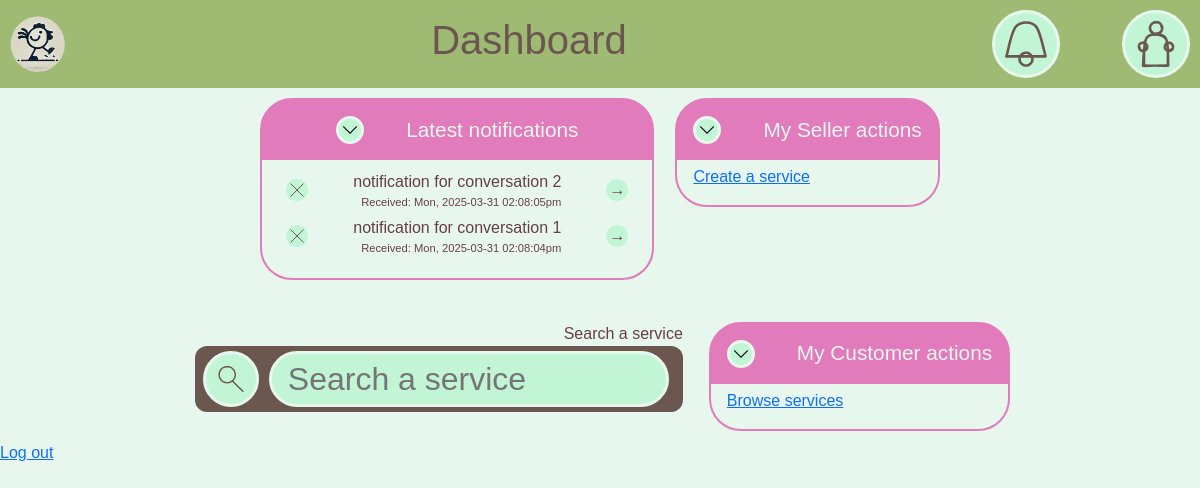
Page /pages/dashboard (signed in) on the earlier database version.
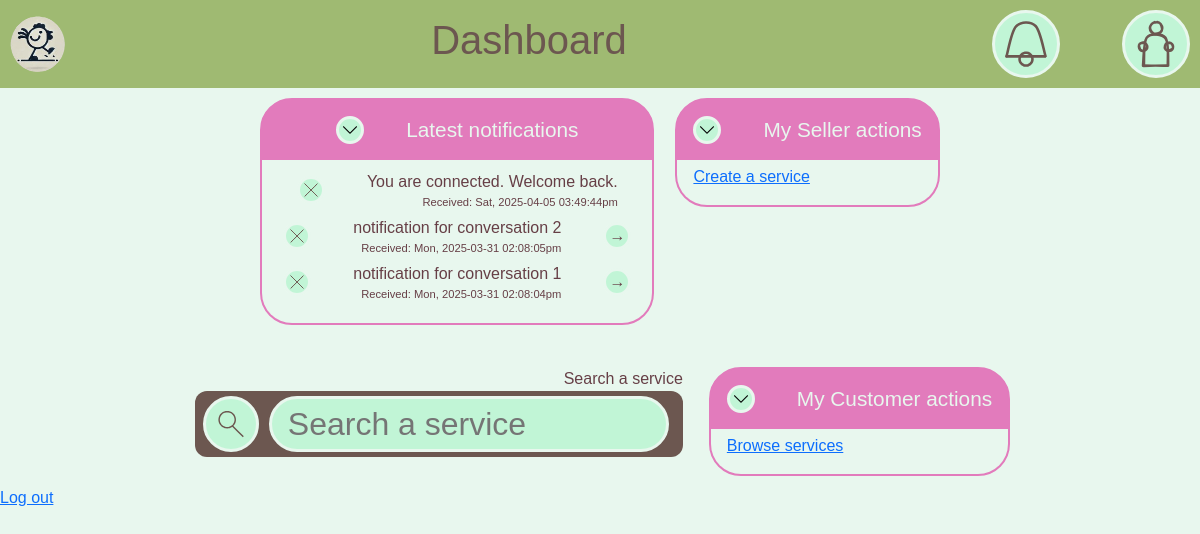
Same page on the later database version.
### tables this page shows
CREATE TABLE notifications(
        id INTEGER PRIMARY KEY,
        user_id INTEGER, conversation_id INTEGER, text TEXT, time TIMESTAMP,
        FOREIGN KEY(user_id) REFERENCES users(id),
        FOREIGN KEY(user_id) REFERENCES conversation(id)
    );

### utils/base.php (called while the page is built, shortened)
<?php
function root_include($name): void
{
    include $_SERVER["DOCUMENT_ROOT"] . $name;
}
function component($name): void
{
    root_include("/components/" . $name . ".php");
}

### utils/dbutils.php (called while the page is built, shortened)
<?php
function getUserIdByUsername(PDO $db, $username)
{
    $st = $db->prepare("SELECT id FROM users WHERE username = :username LIMIT 1");
    $result = $st->execute(["username" => $username]);
    $elements = $st->fetchAll();
    return $elements[0]["id"];
}
function hasUserGotRole(PDO $db, $id, $roleID): bool {
    $st = $db->prepare("SELECT * FROM roles WHERE user_id = :id");
    if (!$st->execute(["id" => $id])) return false;
    while ($elt = $st->fetch()) {
        if ($elt["role"] == $roleID) return true;
    }
    return false;
}
function isBusiness(PDO $db, $id) {
    return hasUserGotRole($db, $id, 0);
}
function isCustomer(PDO $db, $id) {
    return hasUserGotRole($db, $id, 1);
}
function isAdmin(PDO $db, $id) {
    return hasUserGotRole($db, $id, 2);
}
function checkValidUsername(PDO $db, $username): int {
    $id = getUserIDByUsername($db, $username);
    return $id;
}

### components/common/notifications.php (the view, shortened to what this page needs)
<?php
function insert_notifications(PDO $db, $id)
{
    ?>
    <div class="circle-inside-accent logo">
        <img src="/assets/images/symbols/notification.svg" alt="notifications">
    </div>
    <?php
}
function display_notification($notification): void
{
    ?>
    <div class="notification line" not="<?= $notification["id"] ?>">
        <?php
        if ($notification["user_id"] != BROADCAST_ID) {
            ?>
            <div class="circle-inside-accent">
                <img src="/assets/images/symbols/cancel.svg" alt="remove notification" class="symbol">
            </div>
            <?php
        }
        ?>
        <div class="notification-content">
            <p class="notification-text"><?= $notification["text"] ?></p>
            <p class="notification-date"><?= $notification["date"] ?></p>
        </div>
        <?php
        if ($notification["conversation_id"] != SYSTEM_ID) {
            ?>
            <div class="circle-inside-accent">
                <p class="symbol">&rarr;</p>
            </div>
            <?php
        }
        ?>
    </div>
    <?php
}
function get_user_notifications(PDO $db, $id): array
{
    $st = $db->prepare("
    SELECT *
    FROM notifications
    -- Support for broadcasts
    WHERE user_id = (:id) OR user_id = 0
    ORDER BY notifications.time DESC
    ");
    return $st->execute(["id" => $id]) ? $st->fetchAll() : [];
}
?>

### pages/dashboard/index.php (shortened to what this page needs)
<?php
require $_SERVER["DOCUMENT_ROOT"] . "/utils/base.php";
?>
<!DOCTYPE html>
<html lang="en">
<?php
insertHeader("Dashboard", ["inputs", "containers", "widgets", "page_header"]);
?>
<body>
<?php
$db = getSecureDB();
$username = $_SESSION["username"];
$id = checkValidUsername($db, $username);
insert_header("Dashboard", $id);
insert_all_widgets($db, $id);
?>
<a href="/pages/signout">Log out</a>
</body>
</html>

### components/header.php (shortened to what this page needs)
<?php function insertHeader($name, $css = array())
{ ?>
    <head>
        <link rel="stylesheet" href="/assets/css/main_style.css">
        <link href="https://cdn.jsdelivr.net/npm/bootstrap@5.3.3/dist/css/bootstrap.min.css" rel="stylesheet"
>
        <?php
        foreach ($css as $link) {
            ?>
            <link rel="stylesheet" href="/assets/css/<?= $link ?>.css">
            <?php
        }
        ?>
    </head>
<?php } ?>

### components/common/page_header.php
<?php
function insert_header($title, $id): void
{
    ?>
    <header>
        <?php
        component("logo");
        ?>
        <div class="title">
            <h1><?= $title ?></h1>
        </div>
        <aside class="line">
            <?php
            $db = getSecureDB();
            insert_notifications($db, $id);
            insert_profile_button($id);
            ?>
        </aside>
    </header>
    <?php
}
?>

### components/logo.php
<a href="/pages/homepage" class="logo">
    <div>
        <img src="/assets/images/logo.png" alt="A roaming rooster">
    </div>
</a>

### components/common/profile.php
<?php
function insert_profile_button($id)
{
    ?>
    <div class="circle-inside-accent logo">
        <img src="/assets/images/symbols/profile.svg" alt="profile">
    </div>
    <?php
}
?>

### components/dashboard_widgets.php (shortened to what this page needs)
<?php
function insert_all_widgets($db, $id): void
{
    ?>
    <div class="widget-list">
        <?php
        $is_business = isBusiness($db, $id);
        $is_customer = isCustomer($db, $id);
        $is_admin = isAdmin($db, $id);
        widget_notifications($db, $id);
        if ($is_business) {
            widget_business_options($db, $id);
        }
        if ($is_customer) {
            insert_search_widget(page: false);
        }
        ?>
    </div>
    <?php
}
function template_widget_buttons($texts, $addresses)
{
    ?>
    <div>
        <?php for ($i = 0; $i < count($texts); $i++) { ?>
            <a href="<?= htmlspecialchars($addresses[$i]) ?>" style="display: block">
                <?= htmlspecialchars($texts[$i]) ?>
            </a>
        <?php } ?>
    </div>
    <?php
}
function widget_business_options($db, $id)
{
    insert_widget("My Seller actions", function () {
        template_widget_buttons(
            array(
                "Create a service"
            ),
            array(
                "/pages/404"
            )
        );
    });
}
function widget_notifications($db, $id): void
{
    $nots = get_user_notifications($db, $id);
    if (count($nots) != 0) {
        insert_widget("Latest notifications", function () use ($nots) {
            ?>
            <div>
                <?php
                foreach ($nots as $not) {
                    $not["safe_text"] = htmlspecialchars($not["text"]);
                    $not["date"] = "Received: " . date("D, Y-m-d h:i:sa", $not["time"]);
                    display_notification($not);
                }
                ?>
            </div>
            <?php
        });
    }
}
?>

### components/dashboard/widget.php
<?php
function insert_widget($title, $callback): void
{
    ?>
    <div class="widget">
        <div class="widget-header line">
            <div class="circle-inside-accent">
                <img src="/assets/images/down.png" alt="Retract" class="symbol">
            </div>
            <h2><?= $title ?></h2>
        </div>
        <div class="widget-content page">
            <?php
            $callback();
            ?>
        </div>
    </div>
    <?php
}

### components/search.php (shortened to what this page needs)
<?php
function insert_search_image()
{
    ?>
    <div class="symbol">
        <img src="/assets/images/symbols/search.svg" alt="Search" class="symbol">
    </div>
    <?php
}
function insert_search_widget($placeholder = "Search a service", $page = true, $content = null): void
{
    ?>
    <label class="text-field-label">
        <?= $placeholder ?> <br>
        <form class="text-field line-form" action="/pages/search-results">
            <div id="search-symbol" class="circle-inside-input page-horizontal minimize <?php if ($content !== null) {
                echo "reduce-horizontal";
            } ?>">
                <?php
                if ($page) {
                    insert_search_image();
                } else {
                    ?>
                    <a href="/pages/search-results">
                        <?php
                        insert_search_image();
                        ?>
                    </a>
                    <?php
                }
                ?>
            </div>
            <input id="s" name="s" class="circle-inside-input" type="search" placeholder="<?= $placeholder ?>" <?php if ($content !== null) {
                echo "value='$content'";
            } ?>>
        </form>
    </label>
    <?php
}
?>

### assets/css/main_style.css (style rules this page uses)
:root { --title-color: #9FBA72; --warning-color: #FFC87F; --text-color-main: #663F46; --text-color-main-light: #CFC9C9; --text-color-secondary: #6C5750; --back-color-base: #E8F7EE; --back-color-popup: #C1F5D6; --back-color-important: #E27BBC; --back-color-secondary: #A79CD6; --back-color-ternary: #DFDCDB; --accent-color-main: var(--back-color-secondary); --accent-color-secondary: var(--back-color-important); --place-color-main: #77005D; --place-color-secondary: #121212; --place-holder-gradient: repeating-linear-gradient(45deg, var(--place-color-main) 10%, var(--place-color-secondary), 10%); --image-on-back-base-gradient: linear-gradient(var(--back-color-important) 0%, transparent 100%); --medium-corner: 12px; --large-corner: 40px; --input-block-padding: 8px; --input-block-margin: 5px; --big-container-padding: 2%; --reading-margin: 7%; --spacing-minimum: 10px; --spacing-small: 21px; --spacing-medium: 42px; --spacing-large: 84px; }
html, body { background-color: var(--back-color-base) !important; font-family: Arial, Helvetica, sans-serif; }
div { background-color: transparent; }
h1 { color: var(--text-color-secondary) !important; text-align: center; }
p { color: var(--text-color-main); }
.page { max-height: 500px; visibility: visible; transition: max-height, padding, margin, visibility; transition-duration: 0.5s; transition-timing-function: ease; }
.page-horizontal { max-width: 400px; visibility: visible; transition: max-width, padding, margin, visibility; transition-duration: 0.3s; transition-timing-function: ease; }
.symbol { height: 1em; width: 1em; font-size: 1em; line-height: 1em; margin: 0; padding: 0; display: block; }
.minimize { height: fit-content; padding: 9px; }

### assets/css/inputs.css (style rules this page uses)
input { max-width: 100%; box-sizing: border-box; }
.text-field-label { font-size: medium; text-align: right; color: var(--text-color-main); margin-left: var(--input-block-margin); margin-right: var(--input-block-margin); }
.text-field { background-color: var(--text-color-secondary); color: var(--back-color-popup); border: none; border-radius: var(--medium-corner); font-size: xx-large; padding: var(--input-block-margin) var(--input-block-padding); width: 100%; max-width: 98vw; overflow: scroll; }
.line-form { display: flex; flex-direction: row; }
.line-form > * + * { margin-left: var(--spacing-minimum); }
label { text-align: right; }
.circle-inside-input { color: var(--text-color-main); background-color: var(--back-color-popup); border: solid 3px var(--back-color-base); border-radius: 1000px; }
input.circle-inside-input { padding-left: 16px; min-width: 0; width: 400px; max-width: 60vw; }
.circle-inside-accent { color: var(--text-color-main); background-color: var(--back-color-popup); border: solid 3px var(--back-color-base); border-radius: 1000px; padding: 3px; cursor: pointer; }

### assets/css/containers.css (style rules this page uses)
.line { display: flex; flex-direction: row; gap: var(--spacing-medium); justify-content: center; align-items: center; }
.widget-list { display: flex; flex-direction: row; flex-wrap: wrap; row-gap: var(--spacing-medium); column-gap: var(--spacing-small); margin: var(--spacing-minimum); justify-content: center; }

### assets/css/widgets.css (style rules this page uses)
.widget { border: var(--accent-color-secondary) 2px solid; border-radius: 32px; box-sizing: border-box; background-clip: border-box; background: var(--accent-color-secondary); overflow: hidden; height: fit-content; }
.widget > * { padding: 16px; }
.widget-header { color: var(--back-color-base); }
.widget-content { overflow: auto; background: var(--back-color-base); margin: 0; padding-top: 5px; }
.widget-header > h2 { font-size: 1.3em; margin: 0; }
.notification { margin: 5px; }
.notification p { margin: 0; }
.notification-date { text-align: right; font-size: 0.7em; }

### assets/css/page_header.css (style rules this page uses)
header { background-color: var(--title-color); display: flex; flex-direction: row; align-items: center; justify-content: space-between; }
.title { height: fit-content; }
header .logo { margin: 10px; }
header .logo * { width: 3.5em; height: 3.5em; max-width: 10vw; }

Differences in the rows shown:
added notifications: text "You are connected. Welcome back.", date "Received: Sat, 2025-04-05 03:49:44pm"
